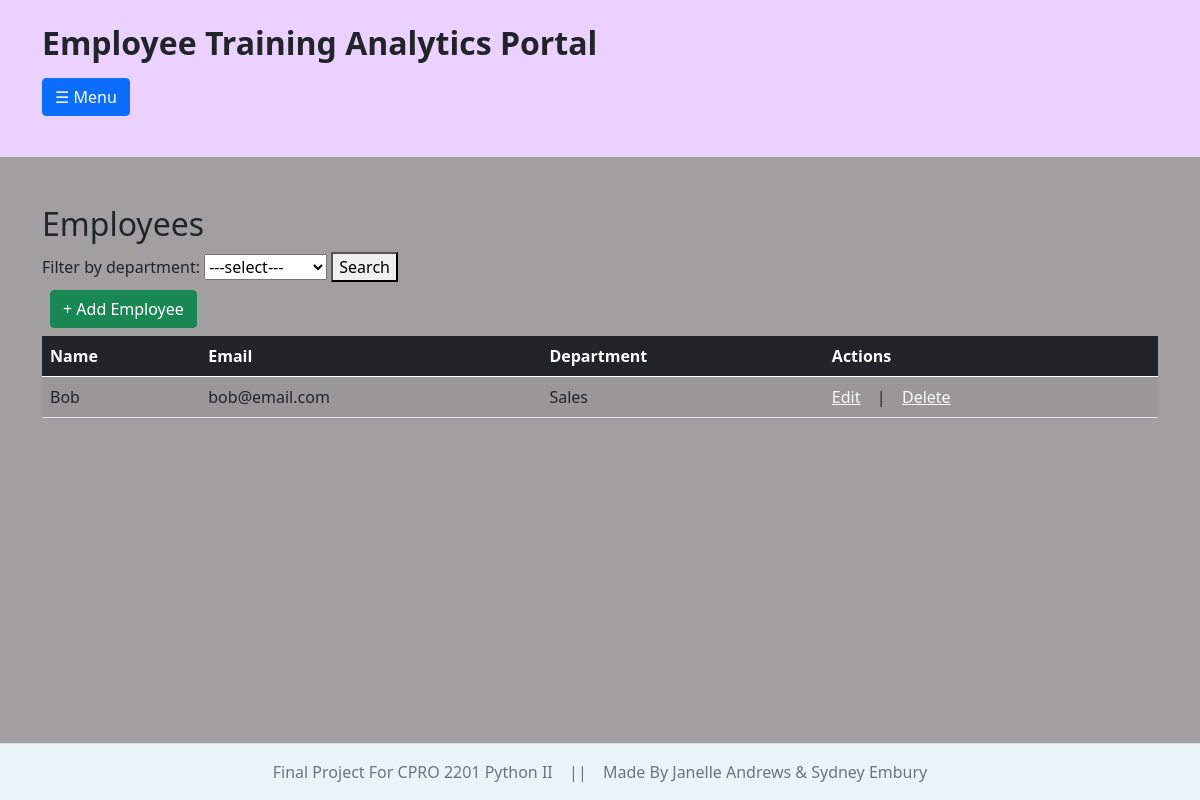
/analytics_portal/employees/, run on an earlier commit of the app's database.
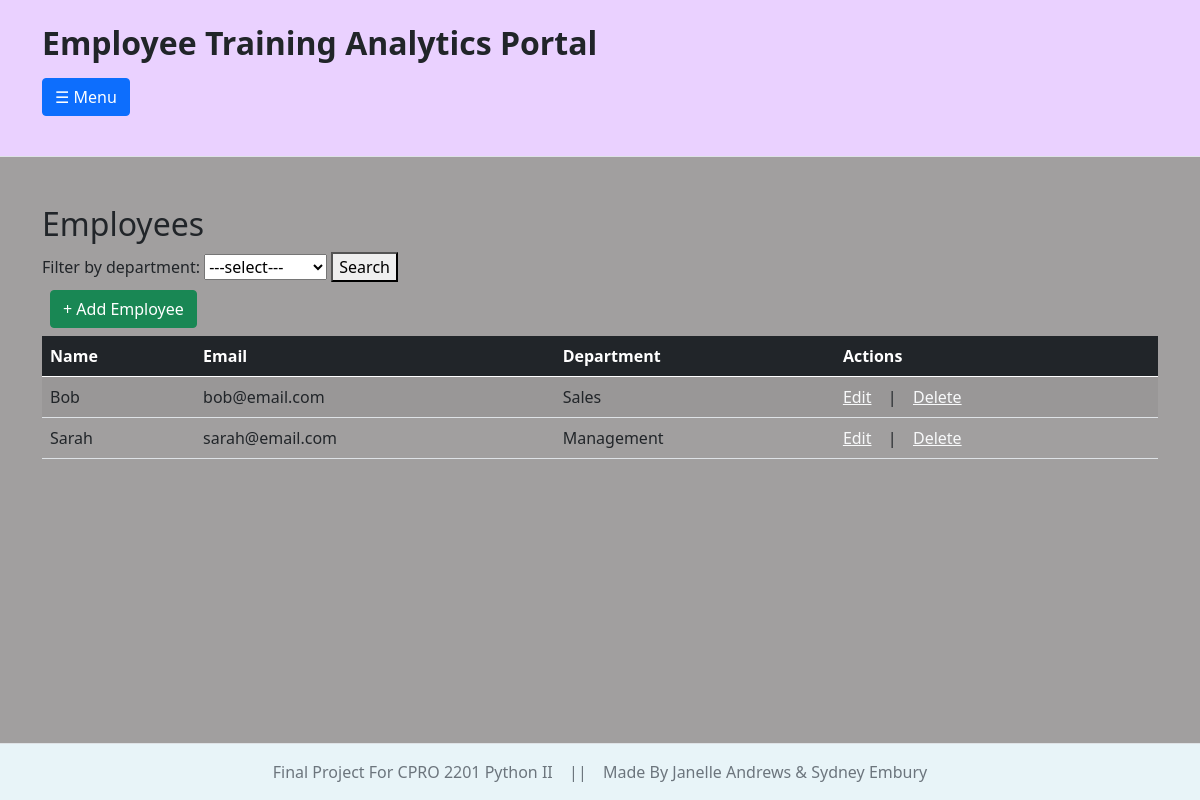
And on a later commit of the database.
### analytics_portal/models.py (models this page shows, shortened)
class Employee(models.Model):
    department_choices = [("1", "IT"),("2", "HR"),("3", "Sales"),("4","Admin"),("5","Management")]
    full_name = models.CharField(max_length=100)
    email = models.EmailField(unique=True)
    department = models.CharField(choices=department_choices)

### analytics_portal/views.py (the view)
# urls.py: path('employees/',views.employee_list,name="employee_list"),
def employee_list(request):
    department_filter = request.GET.get('department', '')
    departments = Employee._meta.get_field('department').choices
    employees = Employee.objects.all()
    if department_filter:
        employees = employees.filter(department=department_filter)
    return render(request, "analytics_portal/employee/employee_list.html", {"employees":employees, "departments":departments})

### analytics_portal/templates/analytics_portal/employee/employee_list.html (shortened to what this page needs)
{% extends "analytics_portal/global_layout.html" %}
{% block content %}
    <h2>Employees</h2>
    <form method="GET">
        <label for="department">Filter by department:</label>
        <select name="department">
            <option value="">---select---</option>
        </select>
        <button type="submit">Search</button>
    </form>
    <a class="btn btn-success m-2" href="{% url 'add_employee'%}">+ Add Employee</a>
    <table class="table-responsive table table-striped table-hover" boarder="1"">
        <thead class="table-dark">
            <tr>
                <th>Name</th>
                <th>Email</th>
                <th>Department</th>
                <th>Actions</th>
            </tr>
        </thead>
        <tbody>
            {% for employee in employees %}
                <tr>
                    <td>{{employee.full_name}}</td>
                    <td>{{employee.email}}</td>
                    <td>{{employee.get_department_display}}</td>
                    <td>
                        <a class="link-light" href="{% url 'update_employee' employee.id %}">Edit</a>
                        &ensp; | &ensp;
                        <a class="link-light" href="{% url 'delete_employee' employee.id %}">Delete</a>
                    </td>
                </tr>
            {% empty %}
                <tr>
                    <td colspan="4"> No results found.</td>
                </tr>
            {% endfor %}
            </table>
{% endblock %}

What changed in the data, as far as the page shows it:
added Employee: full_name "Sarah", email "sarah@email.com", department "Management"
